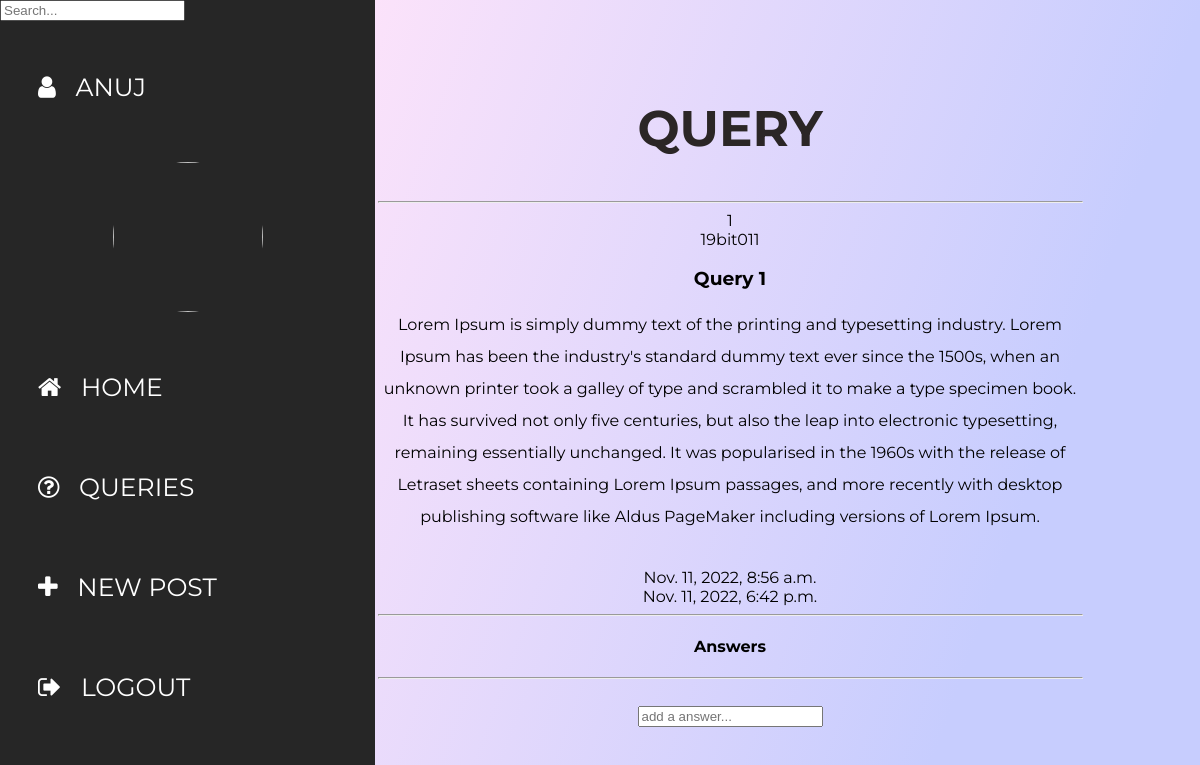
Page /queries/query/1/ (signed in) on the committed database.
### queries/models.py (models this page shows, shortened)
class Query(models.Model):
    author = models.ForeignKey(User, on_delete=models.CASCADE, null=True)
    title = models.CharField(max_length=200)
    description = models.TextField(null=True, blank=True)
    upvotes = models.IntegerField(default=0)
    created = models.DateTimeField(auto_now_add=True)
    updated = models.DateTimeField(auto_now=True)
    class Meta:
        ordering = ['-updated', '-created']

### queries/views.py (the view, shortened to what this page needs)
# urls.py: path('query/<str:qid>/', views.query, name='query'),
@login_required(login_url='login')
def query(request, qid):
    query = Query.objects.get(id=qid)
    answers = query.answer_set.all()
    context = {'query' : query, 'answers' : answers}
    return render(request, 'queries/query.html', context)

### queries/templates/queries/query.html (shortened to what this page needs)
{% extends 'index.html' %}
{% load static %}
{% block content %}
<head>
</head>
<div class="wrapper">
    <div class="section">
        <div class="box-area">
            <h2 style="color: #2b2626">query</h2>
            <hr>
            {{ query.id }} <br>
            {{ query.author }} <br>
            <h3>{{ query.title }} </h3>
            {{ query.description|linebreaks }} <br>
            {{ query.created }} <br>
            {{ query.updated }} <br>
            <hr>
            <div class="answers">
                <h4>Answers</h3>
            </div>
            <hr> <br>
            {% if request.user.is_staff %}
            <div class="answer-form">
                <form method="POST" action="">
                    <input type="text" name="body" placeholder="add a answer...">
                </form>
            </div>
            {% endif %}
        </div>
    </div>
</div>
{% endblock content %}

### templates/sidebar.html (shortened to what this page needs)
{% load static %}
<link href="https://cdnjs.cloudflare.com/ajax/libs/font-awesome/4.7.0/css/font-awesome.css" rel="stylesheet">
<link rel="stylesheet" href="{% static 'styles/sidebar.css' %}">
{% if request.user.is_authenticated %}
<nav>
    <ul>
        <form method="GET" action="{% url 'home' %}">
            <input type="text" , name="q" , placeholder="Search...">
        </form>
        <li>
            <a href="/"><i class="fa fa-user"></i>   {{ request.user.first_name }}</a>
        </li>
        <li class="logo"><img alt=""
                src="https://upload.wikimedia.org/wikipedia/en/a/ae/Devi_Ahilya_Vishwavidyalaya_Logo.png">
        </li>
        <li>
            <a href="/"><i class="fa fa-home"></i>   home</a>
        </li>
        <li>
            <a href="/queries"><i class="fa fa-question-circle-o" aria-hidden="true"></i>   queries</a>
        </li>
        {% if request.user.is_staff %}
        <li>
            <a href="/new-post"><i class="fa fa-plus" aria-hidden="true"></i>   new post</a>
        </li>
        {% endif %}
        <li>
            <a href="/logout"><i class="fa fa-sign-out"></i>   Logout</a>
        </li>
    </ul>
</nav>
{% endif %}

### static/styles/sidebar.css (style rules this page uses)
nav ul { margin: 0; padding: 0; height: 100%; width: 375px; position: fixed; top: 0; left: 0; background-color: #262626; }
nav ul li { list-style: none; }
nav ul li a { display: block; font-family: 'Montserrat', sans-serif; text-decoration: none; text-transform: uppercase; font-size: 25px; color: #fff; position: relative; padding: 35px 0 35px 38px; }
nav ul li a:before { content: ''; position: absolute; top: 0px; right: 0px; width: 0%; height: 100%; background: #e3e9f7; border-radius: 40px 0px 0px 40px; z-index: -1; transition: all 300ms ease-in-out; }
.wrapper { margin-left: 260px; }
.section { display: grid; place-items: center; min-height: 100vh; text-align: center; }
.box-area h2 { text-transform: uppercase; font-size: 50px; }
.box-area p { line-height: 2; }
.box-area { width: 75%; }
.logo { width: 150px; height: 150px; border-radius: 50%; overflow: hidden; margin: 25px auto; }
.logo img { width: 100%; }

### rows in the picture
Query: id "1", author "19bit011", title "Query 1", description "Lorem Ipsum is simply dummy text of the printing and typesetting industry. Lorem Ipsum has been the industry's standard dummy text ever since the 1500s, when an unknown printer took a galley of type and scrambled it to make a type specimen book. It has survived not only five centuries, but also the leap into electronic typesetting, remaining essentially unchanged. It was popularised in the 1960s with the release of Letraset sheets containing Lorem Ipsum passages, and more recently with desktop publishing software like Aldus PageMaker including versions of Lorem Ipsum.", created "Nov. 11, 2022, 8:56 a.m.", updated "Nov. 11, 2022, 6:42 p.m."

### other values in the picture
{{ request.user.first_name }} "ANUJ"
